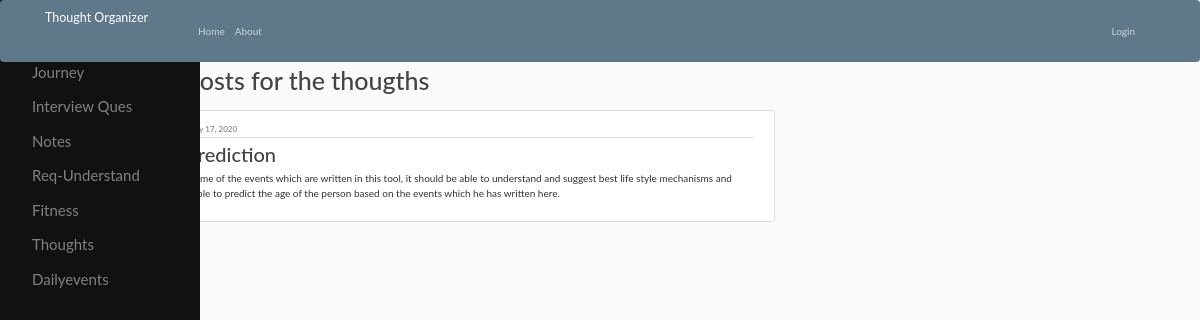
The app's page /post/24/ with its own data.
### dailyactivities/models.py (models this page shows, shortened)
class Post(models.Model):
	title = models.CharField(max_length=100)
	content = models.TextField()
	date_posted = models.DateTimeField(default=timezone.now)
	author = models.ForeignKey(User, on_delete=models.CASCADE)

### dailyactivities/views.py (the view)
# urls.py: path('post/<int:pk>/',PostDetailView.as_view(), name='post-detail'),
class PostDetailView(DetailView):
	model = Post

### dailyactivities/templates/dailyactivities/post_detail.html (shortened to what this page needs)
{% extends "dailyactivities/layout.html"%}
{% block blog%}
<h1>Below is the posts for the thougths </h1>
  <article class="media content-section">
    <div class="media-body">
      <div class="article-metadata">
        <a class="mr-2" href="{% url 'user_thoughts' object.author.username %}">{{ object.author }}</a>
        <small class="text-muted">{{ object.date_posted|date:"F d, Y" }}</small>
      </div>
      <h2 class="article-title">{{ object.title }}</h2>
      <p class="article-content">{{ object.content }}</p>
    </div>
  </article>
{% endblock blog%}

### dailyactivities/static/dailyactivities/main.css (style rules this page uses)
body { background: #fafafa; color: #333333; margin-top: 5rem; }
h1, h2, h3, h4, h5, h6 { color: #444444; }
.content-section { background: #ffffff; padding: 10px 20px; border: 1px solid #dddddd; border-radius: 3px; margin-bottom: 20px; }
.article-title { color: #444444; }
.article-content { white-space: pre-line; }
.article-metadata { padding-bottom: 1px; margin-bottom: 4px; border-bottom: 1px solid #e3e3e3 }

### dailyactivities/templates/dailyactivities/layout.html (style rules this page uses)
body { font-family: "Lato", sans-serif; }

### records on screen
Post: date_posted "January 17, 2020", title "Age prediction", content "Based on some of the events which are written in this tool, it should be able to understand and suggest best life style mechanisms and should be able to predict the age of the person based on the events which he has written here."
